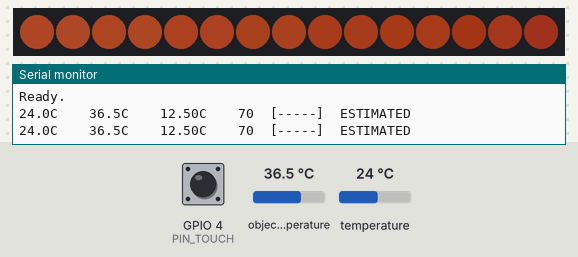
A program run on a simulated ESP32-S3. Shown: 15 RGB LEDs in strip order, left to right, the last lines printed to the serial monitor. The inputs (shaded band) are chosen by the test bench; at power-on: object temperature 36.5 °C, temperature 24 °C, GPIO 4 (PIN_TOUCH) HIGH. Dim RGB values are drawn brighter than linear.

Above: at 2.2 s.
2.3 s: object temperature set to 20 °C
At 3.58 s:
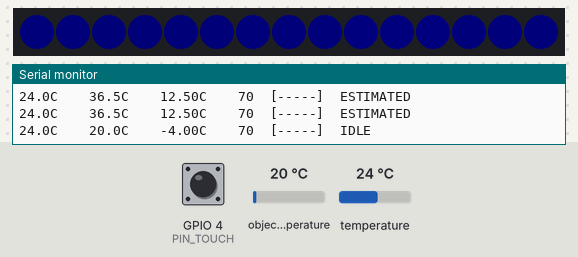
3.8 s: temperature set to 19 °C
At 5.1 s:
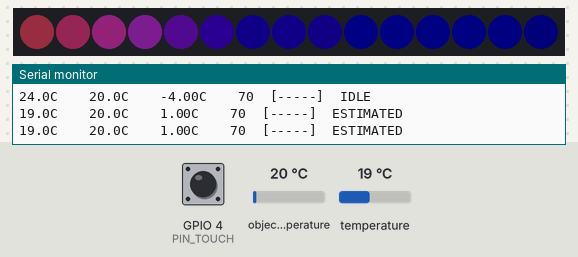
6.7 s: object temperature set to 26 °C
At 7.26 s:
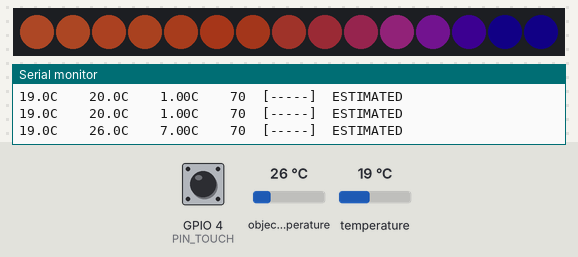
8.9 s: temperature set to 28 °C
At 9.3 s:
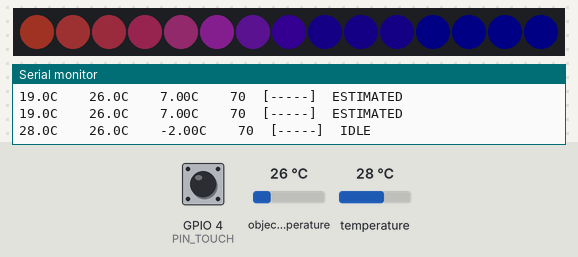
10.7 s: object temperature set to 32 °C
At 11.49 s:
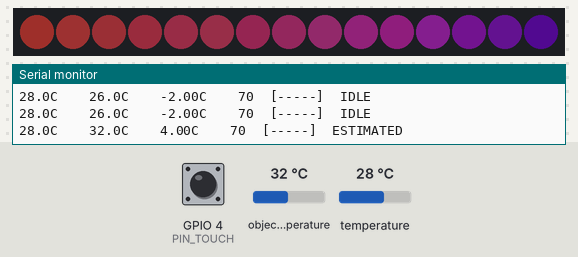
Timing chart, 0 to 13.7 s (numbered marks = the images above; inputs shaded):
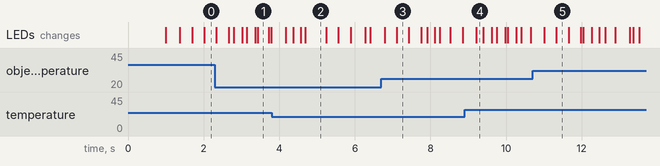

Measured:
- after the input at 8.9 s, the LEDs: change after 0.30 s (image 4)

The program:

main.cpp
```cpp
// (licence header left out)
#include <Arduino.h>
#include <Wire.h>
#include <Adafruit_MLX90614.h>
#include <Adafruit_NeoPixel.h>

#define PIN_SDA       8
#define PIN_SCL       9
#define PIN_TOUCH     4
#define PIN_LED_DATA  18
#define LED_COUNT     15
#define TOUCH_THRESHOLD 27000
#define TEMP_THRESHOLD 0.5

Adafruit_MLX90614 mlx = Adafruit_MLX90614();
Adafruit_NeoPixel leds(LED_COUNT, PIN_LED_DATA, NEO_GRBW + NEO_KHZ800);

float ledWarmth[LED_COUNT];
float targetWarmth = 0.0;
unsigned long lastUpdate = 0;

void setup() {
  Serial.begin(9600);
  delay(1000);
  Serial.println("--- Thermogenesis v0.1.0 ---");

  Wire.setPins(PIN_SDA, PIN_SCL);

  if (!mlx.begin()) {
    Serial.println("ERROR: MLX90614 not found. Check wiring.");
    while (1) delay(1000);
  }
  Serial.println("MLX90614 connected.");

  leds.begin();
  leds.setBrightness(50);

  for (int i = 0; i < LED_COUNT; i++) {
    ledWarmth[i] = 0.0;
  }

  Serial.println("Ready.");
  Serial.println();
}

void setLedFromWarmth(int i, float w, float pulse) {
  uint8_t r, g, b, wh;

  if (w < 0.05) {
    float brightness = 0.2 + 0.12 * pulse;
    r = 0;
    g = 0;
    b = (uint8_t)(70 * brightness);
    wh = 0;
  } else if (w < 0.25) {
    float t = (w - 0.05) / 0.2;
    float brightness = 0.4 + 0.1 * pulse;
    r = (uint8_t)(20 * t * brightness);
    g = 0;
    b = (uint8_t)((70 + 30 * t) * brightness);
    wh = 0;
  } else if (w < 0.5) {
    float t = (w - 0.25) / 0.25;
    r = (uint8_t)(20 + 150 * t);
    g = (uint8_t)(40 * t);
    b = (uint8_t)(100 * (1.0 - t));
    wh = (uint8_t)(30 * t);
  } else if (w < 0.75) {
    float t = (w - 0.5) / 0.25;
    r = (uint8_t)(170 + 50 * t);
    g = (uint8_t)(40 + 20 * t);
    b = 0;
    wh = (uint8_t)(30 + 40 * t);
  } else {
    float brightness = 0.8 + 0.2 * pulse;
    r = (uint8_t)(230 * brightness);
    g = (uint8_t)(70 * brightness);
    b = 0;
    wh = (uint8_t)(80 * brightness);
  }

  leds.setPixelColor(i, leds.Color(r, g, b, wh));
}

void loop() {
  float ambient = mlx.readAmbientTempC();
  float object  = mlx.readObjectTempC();
  float delta   = object - ambient;
  int   touchRaw = touchRead(PIN_TOUCH);
  bool  touched  = (touchRaw > TOUCH_THRESHOLD);

  if (delta < 0.1) {
    targetWarmth = 0.0;
  } else if (delta < 2.5) {
    targetWarmth = delta / 2.5;
  } else {
    targetWarmth = 1.0;
  }

  float time = millis() / 1000.0;

  for (int i = 0; i < LED_COUNT; i++) {
    float offset = (float)i / (float)LED_COUNT;

    float delay_factor = offset * 0.4;
    float localTarget = targetWarmth - delay_factor;
    if (localTarget < 0) localTarget = 0;
    if (localTarget > 1) localTarget = 1;

    if (localTarget > ledWarmth[i]) {
      ledWarmth[i] += 0.015 + 0.008 * (1.0 - offset);
      if (ledWarmth[i] > localTarget) ledWarmth[i] = localTarget;
    } else {
      ledWarmth[i] -= 0.06;
      if (ledWarmth[i] < localTarget) ledWarmth[i] = localTarget;
      if (ledWarmth[i] < 0) ledWarmth[i] = 0;
    }

    float localPulse = sin(time * 0.8 + i * 0.5) * 0.5 + 0.5;

    setLedFromWarmth(i, ledWarmth[i], localPulse);
  }

  leds.show();

  if (millis() - lastUpdate >= 1000) {
    lastUpdate = millis();

    Serial.print(ambient, 1);
    Serial.print("C    ");
    Serial.print(object, 1);
    Serial.print("C    ");
    Serial.print(delta, 2);
    Serial.print("C    ");
    Serial.print(touchRaw);
    Serial.print("  [");
    Serial.print(touched ? "TOUCH" : "-----");
    Serial.print("]  ");

    if (touched && delta >= TEMP_THRESHOLD) {
      Serial.println("MEASURED");
    } else if (touched) {
      Serial.println("PENDING");
    } else if (delta >= TEMP_THRESHOLD) {
      Serial.println("ESTIMATED");
    } else {
      Serial.println("IDLE");
    }
  }

  delay(30);
}
```
